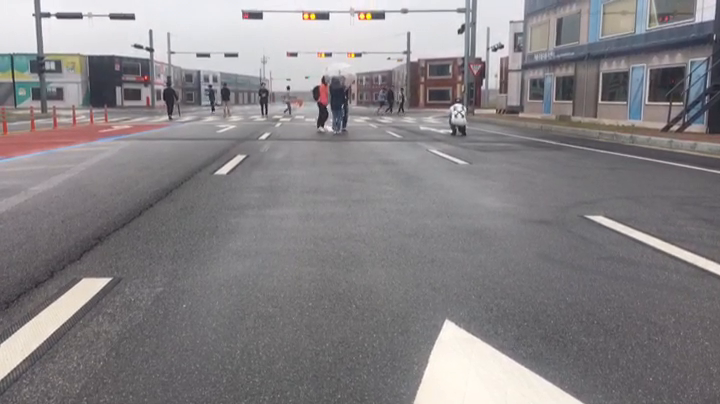
#> input picture frame 29 of Lane_Detection/Lane_image/lane_video.mp4, 720 x 404 px, given in place of challenge.mp4, which was not available
$ python 'lane&Lidar.py'
#> lines starting #> are read from the running program, lines starting #| are printed output that depends on the picture; after the words box and inside, x2 and y2 are one past the last pixel; in counts of white or black regions, pixels touching at a corner belong together; pictures that were not available may be replaced by others from this repository, and a replacement may not be noted
### Lidar_Team/channelplus.py
import numpy as np
import cv2

# BLUE : 120, 255, 255
lower_blue = np.array([110, 100, 100])
upper_blue = np.array([130, 255, 255])
# GREEN : 60, 255, 255
lower_green = np.array([50, 100, 100])
upper_green = np.array([70, 255, 255])
# RED : 0, 255, 255
lower_red = np.array([-10, 100, 100])
upper_red = np.array([10, 255, 255])
# YELLOW : 21 110 220
custom_lower_yellow = np.array([11, 80, 100])
custom_upper_yellow = np.array([31, 255, 255])
# C_BLUE : 100 177 238
custom_lower_blue = np.array([90, 100, 100])
custom_upper_blue = np.array([110, 255, 255])


def channelplus(img):
    hsv = cv2.cvtColor(img, cv2.COLOR_BGR2HSV)

    mask_blue = cv2.inRange(hsv, custom_lower_blue, custom_upper_blue)
    mask_yellow = cv2.inRange(hsv, custom_lower_yellow, custom_upper_yellow)

    mask_blue=cv2.cvtColor(mask_blue, cv2.COLOR_GRAY2BGR)
    mask_yellow=cv2.cvtColor(mask_yellow, cv2.COLOR_GRAY2BGR)

    img = cv2.add(img, mask_blue)
    img = cv2.add(img, mask_yellow)
    return img

### Lidar_Team/lane&Lidar.py
import numpy as np
import cv2
import channelplus as cp

lidar = np.zeros(361) # 180개짜리 일차원 배열 생성-> 180도 라이더 값
#angle = np.arange(-90,90)*np.pi/180 #각도의 라디안화
#라이더 배열 값 넣어주기

#280 픽셀당 3.5m

lidar[0:120] = 8
lidar[120:180] = 5
lidar[260:360] = 7

def reg_of_int(img):
    img_h = img.shape[0]
    img_w = img.shape[1]

    # 범위 설정
    vertics = np.array([[(275, 240), (403, 240), (527, 332), (151, 332)]]
                       ,np.int32)
    mask = np.zeros_like(img)
    cv2.fillPoly(mask, vertics, 255)
    masked = cv2.bitwise_and(img, mask)
    return masked

def bin_img(img):
    blur = cv2.bilateralFilter(img, 9, 75, 75)
    ret, bin_img = cv2.threshold(blur, 0, 255,
                                 cv2.THRESH_BINARY+cv2.THRESH_OTSU)
    return bin_img

#CLAHE 알고리즘 적용
def smoothing(img):
    clahe = cv2.createCLAHE(clipLimit=2.0, tileGridSize=(50,50))
    img2 = clahe.apply(img)
    return img2

def perspective_transform(img):
    h, w = img.shape[:2]
    pts1 = np.float32([(275, 240), (403, 240), (527, 332), (151, 332)])
    pts2 = np.float32([(550, 20), (890, 20), (860, 500), (580, 500)])

    M = cv2.getPerspectiveTransform(pts1, pts2)
    tran_img = cv2.warpPerspective(img, M, (1440,500))

    return tran_img

#low 와 high 비율은 1:2나 1:3 추천
def canny(img, low_thr, high_thr):
    img_cny=cv2.Canny(img, low_thr, high_thr)
    return img_cny

def draw_lines(img, lines, color=[0,0,255], thickness=2): #선 그리기
    try:
        for line in lines:
            for x1, y1, x2, y2 in line:
                cv2.line(img, (x1,y1), (x2,y2), color, thickness)
    except:
        print("error")

def draw_points(img, x_points, y_points, color, thickness=3):
    if(len(x_points) != len(y_points)):
        print("error1")
        return
    try:
        for i in range(len(x_points)):
            cv2.line(img, (int(x_points[i]), int(y_points[i])), (int(x_points[i]), int(y_points[i])),
                     color, thickness=3)
    except:
        print("error2")

#rho : hough space에서 원점으로 부터의 거리를 뜻하는 것(보통 1)
    # 얼마씩 증가시키면서 살필 것이지를 정함
#theta : 단위는 라디언 (도 * pi/ 180) 마찬가지로 보통 1이고
    # 얼마씩 증가시키면서 살필 것이지를 정함
#threshold : 직선으로 인식하는 최소 갯수(교점이 x-y에서 직선이됨)
#min_line_length : 선분의 최소 길이
#max_line_gap : 선 위의 점들 사이 최대 거리
#output은 선분의 시작점과 끝점이 됨
def hough_lines(img, rho, theta, threshold, min_line_len, max_line_gap):
    lines = cv2.HoughLinesP(img, rho, theta, threshold, np.array([]),
                            minLineLength=min_line_len,
                            maxLineGap=max_line_gap)
    img_h, img_w = img.shape[:2]
    line_img = np.zeros((img.shape[0], img.shape[1], 3), dtype=np.uint8)
    draw_lines(line_img, lines)

    return line_img

def weighted_img(img, initial_img, α=1, β=1., λ=0.):
    return cv2.addWeighted(initial_img, α, img, β, λ)

def make_points(img, n_windows, x1_default = 110, x2_default =120):
    cv2.imshow('img', img)
    h, w = img.shape[:2]
    result = np.zeros_like(img)

    y_points = []
    # 조사창의 간격 정하기
    interval_y = int(h/(n_windows*2))
    interval_x = int(w/10)
    y=interval_y
    difference=0

    # 조사창들의 y값들 정하기
    for i in range(n_windows):
        y_points.append(y)
        y += interval_y * 2
    if (y_points[-1]+interval_y)>h :
        difference = y_points[-1]+interval_y-h
        y_points[-1]-=difference

    # 좌우 라인 분할
    img1 = img[0: h, 0: int(w/2)]
    img2 = img[0: h, int(w/2): w]
    left_end = img1.shape[1]
    right_end = img2.shape[1]

    # 왼쪽 라인 최대 x1 points 구하기
    x1_points=[]
    for n in range(0, n_windows):
        max_count = 0
        max_point = 0
        for i in range(interval_x, left_end-interval_x):
            count = 0
            minimg = img1[y_points[n]-interval_y: y_points[n]+interval_y,
                          i-interval_x: i+interval_x]
            count = cv2.countNonZero(minimg)
            if(count>max_count):
                max_count = count
                max_point = i
        if max_count == 0:
            x1_points.append(x1_default)
        else:
            x1_points.append((max_point+int(interval_x/2)+15))

    # 오른쪽 라인 최대 x2 points 구하기
    x2_points=[]
    for n in range(0, n_windows):
        max_count = 0
        max_point = 0
        for i in range(interval_x, right_end-interval_x):
            count = 0
            minimg = img2[y_points[n]-interval_y: y_points[n]+interval_y,
                          i-interval_x: i+interval_x]
            count = cv2.countNonZero(minimg)
            if(count>max_count):
                max_count = count
                max_point = i
        if max_count == 0:
            x2_points.append(x2_default)
        else:
            x2_points.append(max_point+int(interval_x/2)+15)

    # 두 포인트 합쳐서 중간 값 만들기

    x_points=[]
    for i in range(n_windows):
        x_points.append((x1_points[i]+x2_points[i]+left_end)/2)
    img1 = cv2.cvtColor(img1, cv2.COLOR_GRAY2BGR)
    img2 = cv2.cvtColor(img2, cv2.COLOR_GRAY2BGR)
    img = cv2.cvtColor(img, cv2.COLOR_GRAY2BGR)
    draw_points(img1, x1_points, y_points, [0, 255, 0])
    draw_points(img2, x2_points, y_points, [0,255,0])
    draw_points(img, x_points, y_points, [0,255,0])
   # print(x_points)
    #print(y_points)
    cv2.imshow('result', img)
    cv2.imshow('result_left', img1)
    cv2.imshow('result_right', img2)


def make_LIDAR_points(img):
    h, w = img.shape[:2]

    rx=[]
    ry=[]
    lidar2=[]
    #미터가 픽셀 단위로 변경된 라이더 값
    for i in range(361):
        lidar2.append(lidar[i]*280/3.5)

    for i in range(361):
        angle = -((i/2)*np.pi/180 +np.pi/2)
        rx.append(lidar2[i] * np.sin(angle)+w/2)
        ry.append(lidar2[i] * np.cos(angle)+h)

    img = cv2.cvtColor(img, cv2.COLOR_GRAY2BGR)
    # 라이더 포인터 표시
    draw_points(img, rx, ry, [0, 0, 255])
    cv2.imshow("LIDAR", img)


#img = cv2.imread('C:\photo\images/blue_lane.jpg', cv2.IMREAD_GRAYSCALE)
video="C:\\Users\\ybin0\\Desktop\\lane/challenge.mp4"
cap = cv2.VideoCapture(video)
while True:
    ret, img = cap.read()
#> img is the input picture: shape (404, 720, 3); mean B, G, R 133.7, 131, 134.6

    if not ret:
        print('비디오 끝')
        break

    cv2.waitKey(10)
    img = cp.channelplus(img)
#> in channelplus, `hsv = cv2.cvtColor(img, cv2.COLOR_BGR2HSV)`: hsv: shape (404, 720, 3); mean H, S, V 118.3, 14, 137
#> in channelplus, `mask_blue = cv2.inRange(hsv, custom_lower_blue, custom_upper_blue)`:
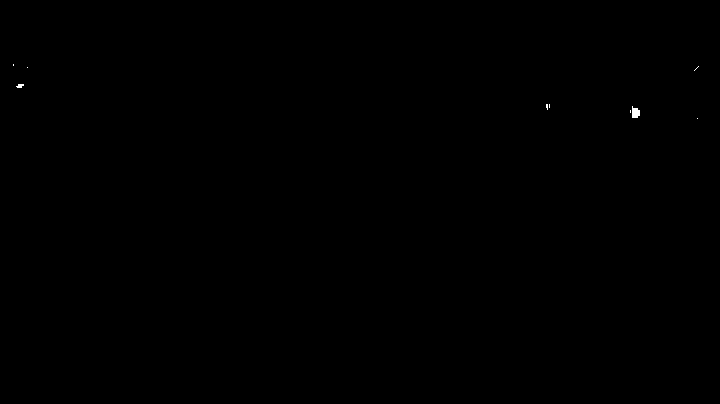
#> mask_blue: shape (404, 720); 0.04% white; 9 white regions (7 under 20 px), largest, box (x1, y1, x2, y2) and area: (632, 106, 640, 118) 74, (16, 84, 24, 88) 23
#> in channelplus, `mask_yellow = cv2.inRange(hsv, custom_lower_yellow, custom_upper_yellow)`:
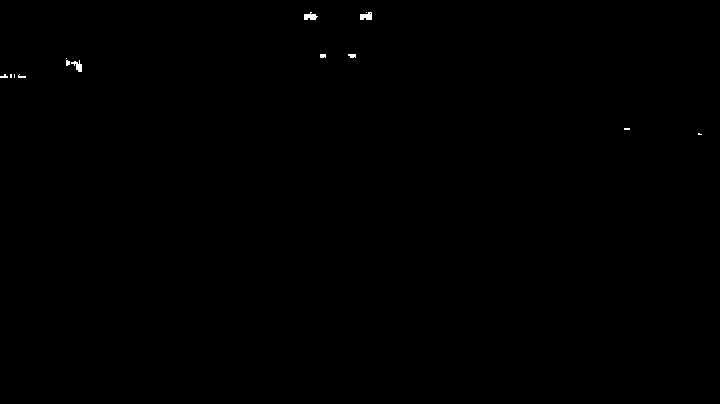
#> mask_yellow: shape (404, 720); 0.12% white; 14 white regions (7 under 20 px), largest, box (x1, y1, x2, y2) and area: (360, 12, 372, 20) 75, (304, 12, 318, 20) 74, (71, 60, 82, 72) 66
    img = img2 =cv2.resize(img, None, fx=0.5, fy=0.5, interpolation=cv2.INTER_AREA)
#> img: shape (202, 360, 3)
  #  cv2.imshow("img", img)
    cv2.imwrite("05img.jpg",img)
    img = cv2.cvtColor(img, cv2.COLOR_BGR2GRAY)
#> img: shape (202, 360)
    img = smoothing(img)
#> in smoothing, `img2 = clahe.apply(img)`:
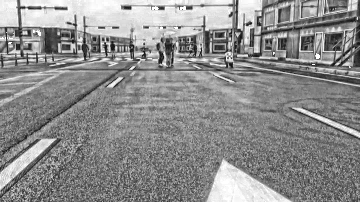
#> img2: shape (202, 360); min 12, max 255, mean 141.4
    binary_img = bin_img(img)
#> in bin_img, `blur = cv2.bilateralFilter(img, 9, 75, 75)`:
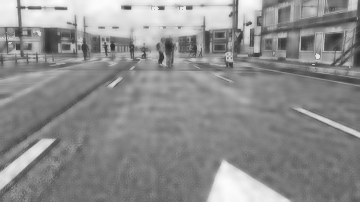
#> blur: shape (202, 360); min 43, max 253, mean 141.4
#> in bin_img, `ret, bin_img = cv2.threshold(blur, 0, 255, cv2.THRESH_BINARY+cv2.THRES..`:
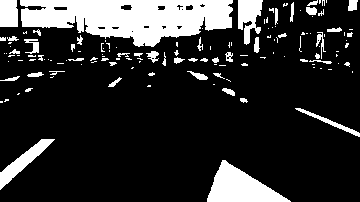
#> bin_img: shape (202, 360); 18% white; 138 white regions (91 under 20 px), largest, box (x1, y1, x2, y2) and area: (20, 0, 233, 47) 6735, (207, 160, 291, 202) 1862, (0, 139, 55, 190) 742
#> in bin_img, `ret, bin_img = cv2.threshold(blur, 0, 255, cv2.THRESH_BINARY+cv2.THRES..`: ret = 169
    cv2.imshow('bin', binary_img)
    masked_img = reg_of_int(binary_img)
#> in reg_of_int, `cv2.fillPoly(mask, vertics, 255)`: mask: shape (202, 360); every value is 0
    tran_img=perspective_transform(masked_img)
#> in perspective_transform, `tran_img = cv2.warpPerspective(img, M, (1440,500))`: tran_img: shape (500, 1440); every value is 0
    cv2.imshow('result', tran_img)
    make_LIDAR_points(tran_img)
#> in make_LIDAR_points, `img = cv2.cvtColor(img, cv2.COLOR_GRAY2BGR)`: img: shape (500, 1440, 3); every value is 0
#> after the loop in draw_points, `for i in range(len(x_points)):`:
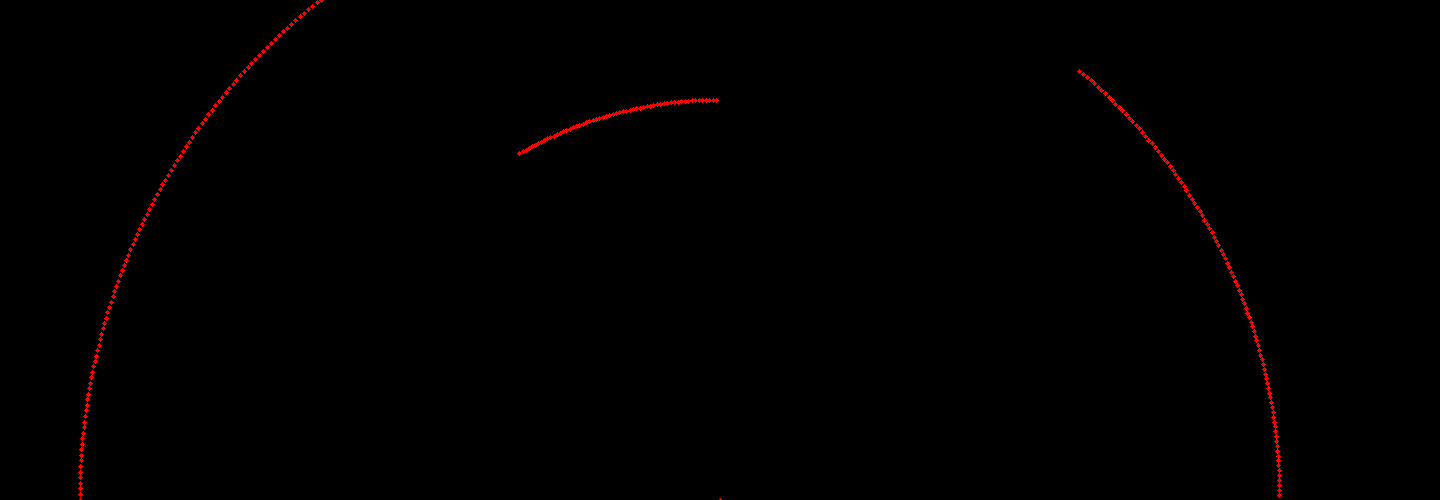
#> img: shape (500, 1440, 3); mean B, G, R 0, 0, 1.2
    make_points(tran_img, 10)
#> in make_points, `img1 = img[0: h, 0: int(w/2)]`: img1: shape (500, 720); every value is 0
#> after the loop in make_points, `for n in range(0, n_windows):`: minimg: shape (50, 288); every value is 0
#> after the loop in make_points, `for n in range(0, n_windows):`: x1_points = [110, 110, 110, 110, 110, 110, 110, 110, 110, 110]
#> after the loop in make_points, `for n in range(0, n_windows):`: x2_points = [120, 120, 120, 120, 120, 120, 120, 120, 120, 120]
#> after the loop in make_points, `for i in range(n_windows):`: x_points = [475, 475, 475, 475, 475, 475, 475, 475, 475, 475]
#> in make_points, `img1 = cv2.cvtColor(img1, cv2.COLOR_GRAY2BGR)`: img1: shape (500, 720, 3); every value is 0
#> call 2 of draw_points, with thickness = 3
#> the loop in draw_points (call 2), `for i in range(len(x_points)):` made 10 passes
#> after the loop in draw_points (call 2), `for i in range(len(x_points)):`:
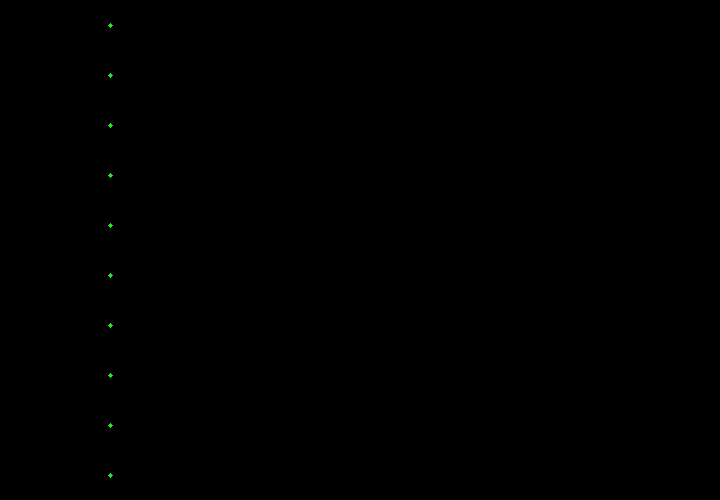
#> img: shape (500, 720, 3); mean B, G, R 0, 0.1, 0


cv2.waitKey(0)
cv2.destroyAllWindows()

$ run again, starting later in the video
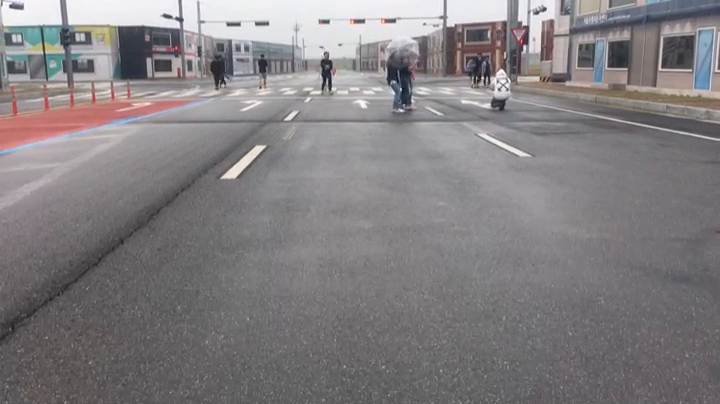
#> input picture frame 131 of Lane_Detection/Lane_image/lane_video.mp4, 720 x 404 px, given in place of challenge.mp4, which was not available
#> img is the input picture: shape (404, 720, 3); mean B, G, R 129.2, 126.9, 130.6
#> hsv: shape (404, 720, 3); mean H, S, V 117.5, 12.7, 132.5
#> in smoothing, `img2 = clahe.apply(img)`:
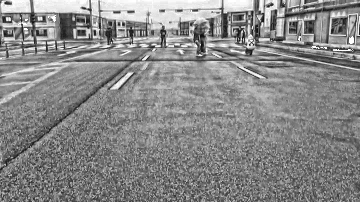
#> img2: shape (202, 360); min 10, max 255, mean 136.2
#> in bin_img, `ret, bin_img = cv2.threshold(blur, 0, 255, cv2.THRESH_BINARY+cv2.THRES..`:
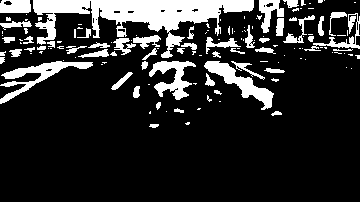
#> bin_img: shape (202, 360); 17.2% white; 140 white regions (88 under 20 px), largest, box (x1, y1, x2, y2) and area: (33, 0, 254, 58) 4788, (0, 61, 93, 104) 1040, (204, 61, 274, 110) 997
#> ret = 157
#> mask: shape (202, 360); every value is 0
#> tran_img: shape (500, 1440); every value is 0
#> after the loop in make_points, `for n in range(0, n_windows):`: x1_points = [110, 110, 110, 110, 110, 110, 110, 110, 110, 110]
#> after the loop in make_points, `for n in range(0, n_windows):`: x2_points = [120, 120, 120, 120, 120, 120, 120, 120, 120, 120]
#> after the loop in make_points, `for i in range(n_windows):`: x_points = [475, 475, 475, 475, 475, 475, 475, 475, 475, 475]
#> the loop in draw_points (call 2), `for i in range(len(x_points)):` made 10 passes

$ run again, starting later in the video
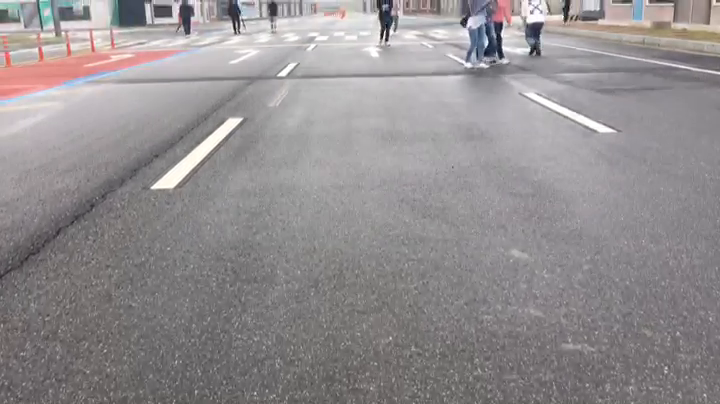
#> input picture frame 234 of Lane_Detection/Lane_image/lane_video.mp4, 720 x 404 px, given in place of challenge.mp4, which was not available
#> img is the input picture: shape (404, 720, 3); mean B, G, R 143.9, 142.3, 146.7
#> hsv: shape (404, 720, 3); mean H, S, V 114.9, 10.7, 147.7
#> in smoothing, `img2 = clahe.apply(img)`:
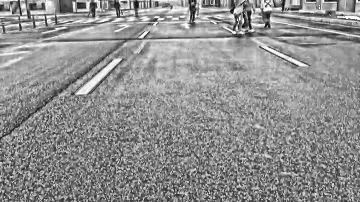
#> img2: shape (202, 360); min 10, max 255, mean 143.6
#> in bin_img, `ret, bin_img = cv2.threshold(blur, 0, 255, cv2.THRESH_BINARY+cv2.THRES..`:
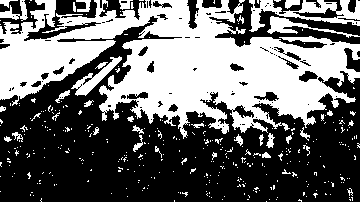
#> bin_img: shape (202, 360); 42.3% white; 363 white regions (327 under 20 px), largest, box (x1, y1, x2, y2) and area: (0, 0, 360, 139) 25799, (249, 0, 360, 32) 1391, (71, 56, 122, 96) 529
#> ret = 146
#> mask: shape (202, 360); every value is 0
#> tran_img: shape (500, 1440); every value is 0
#> after the loop in make_points, `for n in range(0, n_windows):`: x1_points = [110, 110, 110, 110, 110, 110, 110, 110, 110, 110]
#> after the loop in make_points, `for n in range(0, n_windows):`: x2_points = [120, 120, 120, 120, 120, 120, 120, 120, 120, 120]
#> after the loop in make_points, `for i in range(n_windows):`: x_points = [475, 475, 475, 475, 475, 475, 475, 475, 475, 475]
#> the loop in draw_points (call 2), `for i in range(len(x_points)):` made 10 passes
